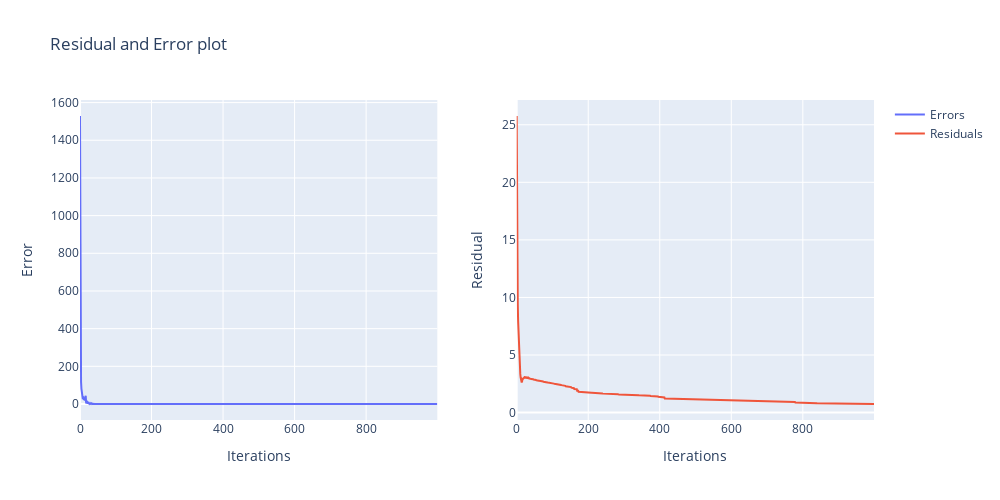

The code cell stored with this chart in its notebook:
### Code cell
test_bfgs(RM_3, RV_3, method='O', verbose=False)

### Figure 1 — Plotly figure (JSON) as saved in the notebook; plotly's stock layout.template omitted (floating-point values rounded to 4 significant figures; data arrays with more than 128 entries replaced by an {"elided": "..."} marker saying what was removed)
{"data": [{"name": "Errors", "type": "scatter", "x": {"elided": "1000 int values"}, "xaxis": "x", "y": {"elided": "1000 float values"}, "yaxis": "y"}, {"name": "Residuals", "type": "scatter", "x": {"elided": "1000 int values"}, "xaxis": "x2", "y": {"elided": "1000 float values"}, "yaxis": "y2"}], "layout": {"height": 500, "title": {"text": "Residual and Error plot"}, "width": 1000, "xaxis": {"anchor": "y", "autorange": true, "domain": [0, 0.45], "range": [0, 999], "title": {"text": "Iterations"}, "type": "linear"}, "xaxis2": {"anchor": "y2", "autorange": true, "domain": [0.55, 1], "range": [0, 999], "title": {"text": "Iterations"}, "type": "linear"}, "yaxis": {"anchor": "x", "autorange": true, "domain": [0, 1], "range": [-84.93, 1614.0], "title": {"text": "Error"}, "type": "linear"}, "yaxis2": {"anchor": "x2", "autorange": true, "domain": [0, 1], "range": [-0.6414, 27.15], "title": {"text": "Residual"}, "type": "linear"}}}
